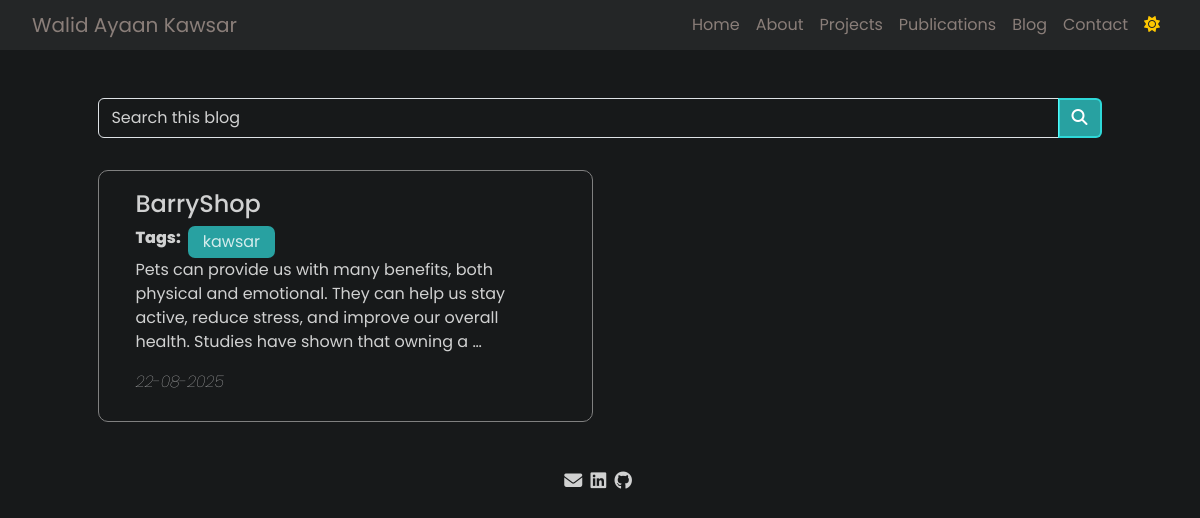
The page /pages/blog.html on the database as committed earlier.
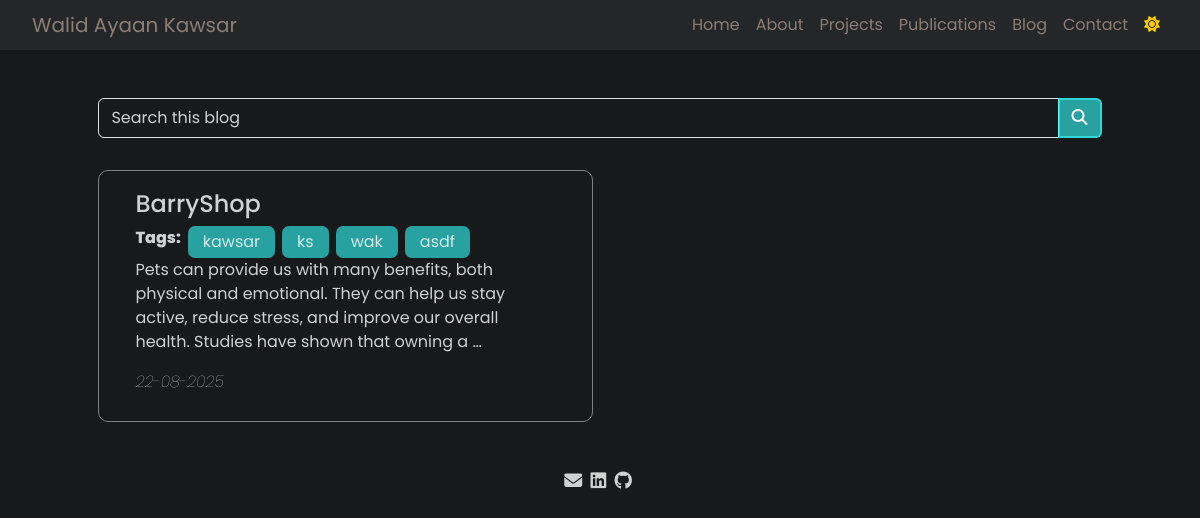
The same page on the database as committed later.
### main/models.py (models this page shows)
class Blog(models.Model):
    name = models.CharField(max_length=100, blank=True, null=True)
    picture = models.ImageField(upload_to='picture of blog/', blank=True, null=True)
    tag = models.ManyToManyField(Tags, related_name="blog", blank=True)
    date = models.DateField(blank=True, null=True)
    short_description = models.TextField(max_length=500, blank=True, null=True)
    full_description = models.TextField(blank=True, null=True)

class Tags(models.Model):
    Tag_name = models.CharField(max_length=100, unique=True, blank=True, null=True)

### main/views.py (the view)
# urls.py: path('pages/blog.html', views.blog, name='blog'),
def blog(request):
    links = Contact.objects.first()
    posts = Blog.objects.all()
    return render(request, 'pages/blog.html', {'posts': posts, 'link': links})

### templates/pages/blog.html (shortened to what this page needs)
{% load static %}
<!DOCTYPE html>
<html lang="en">
<head>
    <link href="https://cdn.jsdelivr.net/npm/bootstrap@5.3.2/dist/css/bootstrap.min.css" rel="stylesheet"
>
    <link rel="stylesheet" href="https://cdnjs.cloudflare.com/ajax/libs/font-awesome/6.4.2/css/all.min.css"
 />
    <link rel="stylesheet" href="{% static "css/all.css" %}">
    <link rel="stylesheet" href="{% static "css/blog.css" %}">
</head>
<body id="body" class="dark-mode">
    <nav class="navbar navbar-expand-lg">
        <div class="">
            <a class="navbar-brand" href="../index.html">Walid Ayaan Kawsar</a>
        </div>
        <div class="collapse navbar-collapse" id="navbarNav">
            <ul class="navbar-nav ms-auto">
                <li class="nav-item">
                    <a class="nav-link" href="../index.html">Home</a>
                </li>
                <li class="nav-item">
                    <a class="nav-link" href="about.html">About</a>
                </li>
                <li class="nav-item">
                    <a class="nav-link" href="project.html">Projects</a>
                </li>
                <li class="nav-item">
                    <a class="nav-link" href="publications.html">Publications</a>
                </li>
                <li class="nav-item">
                    <a class="nav-link" href="blog.html">Blog</a>
                </li>
                <li class="nav-item">
                    <a class="nav-link" href="contact.html">Contact</a>
                </li>
                    <button class="nav-link" id="toggle-mode"><i class="fa-solid fa-sun"
                            style="color: #ffc800;"></i></button>
            </ul>
        </div>
    </nav>
    <section>
        <div id="blog-container">
            <div class="input-group">
                <input type="text" class="form-control" id="search-text" placeholder="Search this blog">
                <div class="input-group-append">
                    <button class="btn btn-primary" type="button" id="search-btn">
                        <i class="fa fa-search"></i>
                    </button>
                </div>
            </div>
            <div id="posts-container">
                {% for post in posts %}
                <a href="{% url 'blogdetails' post.id %}" class="post">
                    <button type="submit">
                        <h4>{{ post.name }}</h4>
                        <div class="tags-container">
                            <span style="font-weight: 800;">Tags: </span>
                            {% for tag in post.tag.all %}
                                <span class="tag">{{ tag.Tag_name }}</span>
                            {% endfor %}
                        </div>
                        <p>{{ post.short_description|truncatewords:30 }}</p>
                        <p class="blog-date fst-italic fw-lighter">{{ post.date|date:"d-m-Y" }}</p>
                    </button>
                </a>
                {% endfor %}
            </div>
        </div>
    </section>
    <footer>
        <a href="mailto: {{ link.mail }}"><i class="fa-solid fa-envelope"></i></a>
        <a href="{{ link.linkedin }}"><i class="fa-brands fa-linkedin"></i></a>
        <a href="{{ link.github }}"><i class="fa-brands fa-github"></i></a>
    </footer>
</body>
</html>

Rows that differ between the two databases and show on the page:
added Tags: Tag_name "ks"
added Tags: Tag_name "wak"
added Tags: Tag_name "asdf"
